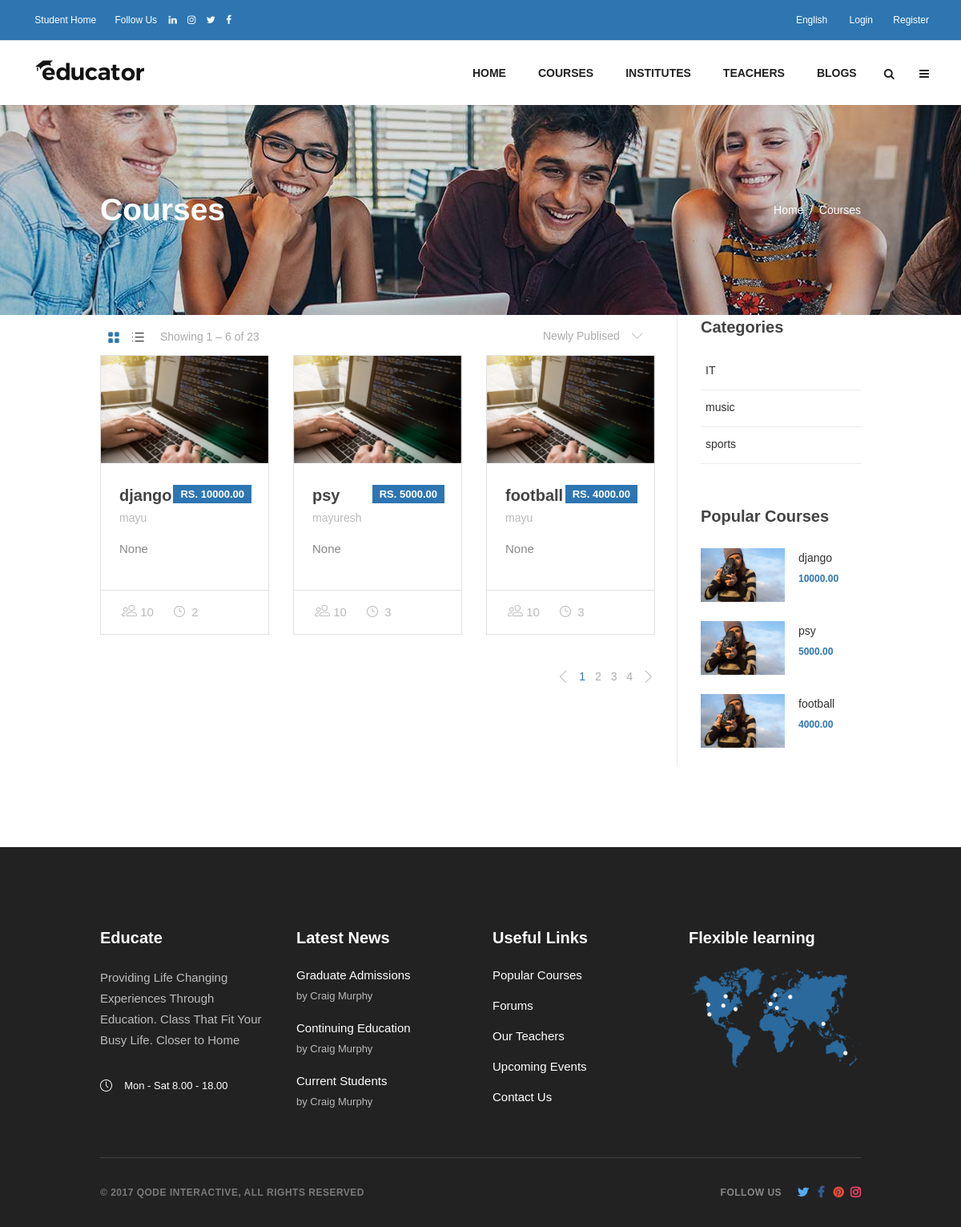
The app's page /courses/, older data.
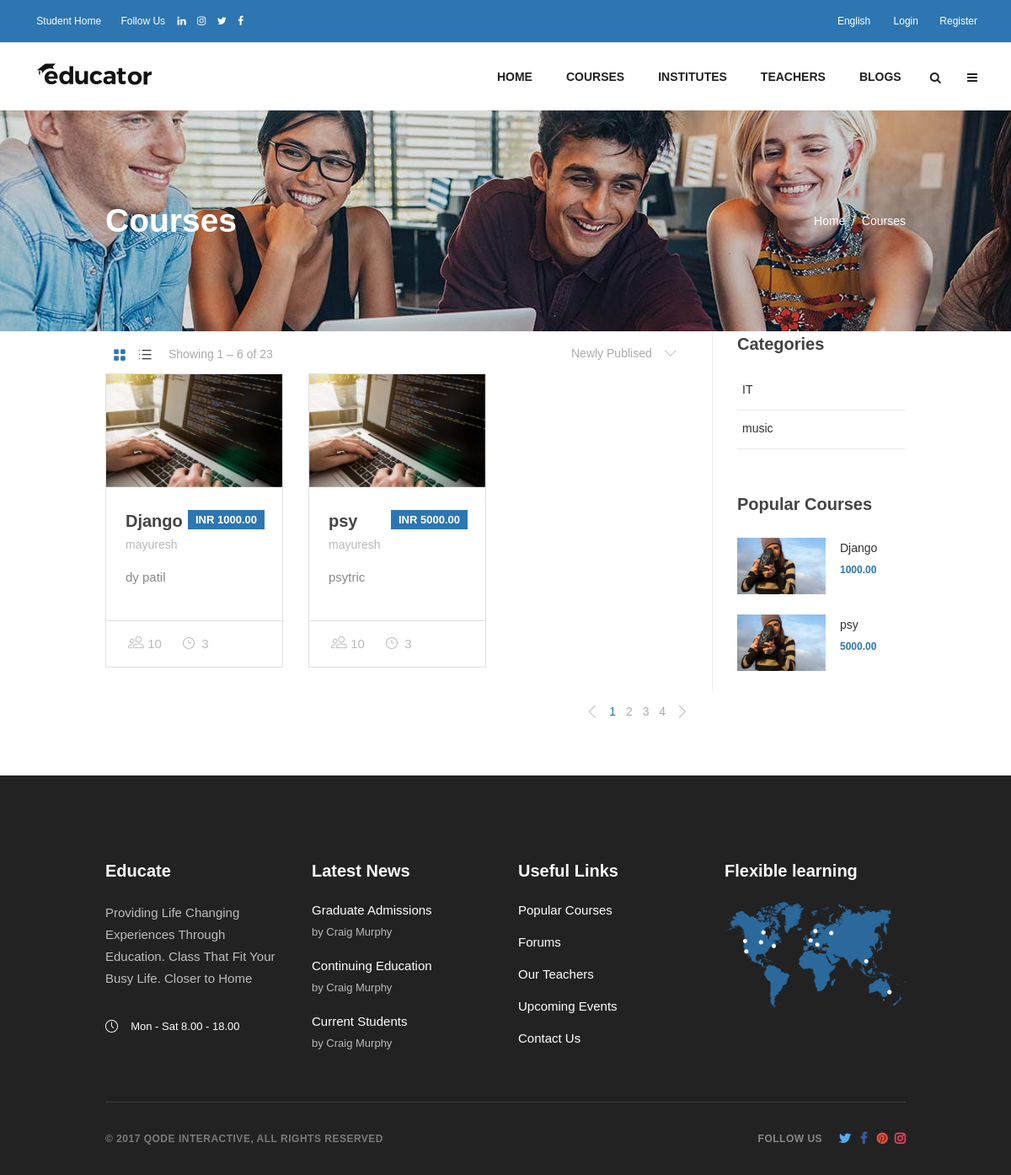
The same page, newer data.
### teaching/models.py (models this page shows, shortened)
class Course(models.Model):
	id = models.AutoField(primary_key=True)
	name = models.CharField(max_length=127)
	institution= models.ForeignKey(Institute, on_delete=models.CASCADE, related_name='institutes')
	main_teacher= models.ForeignKey(Teacher, on_delete=models.CASCADE,related_name="teacher_courses")
	price= models.DecimalField(max_digits=11, decimal_places=2)
	currency= models.ForeignKey(Currency, on_delete=models.CASCADE, related_name="currency_courses")
	category= models.ForeignKey(Category, on_delete=models.CASCADE, related_name="category_courses" , null = True, blank= True)
	is_popular = models.BooleanField(default=False)
	curriculum = models.TextField()
	duration = models.PositiveSmallIntegerField(default=3)
	lectures = models.PositiveSmallIntegerField(default=10)
	quizzes = models.PositiveSmallIntegerField(default=5)
	pass_percentage = models.DecimalField(max_digits=12, decimal_places=2, default=50)
	related = models.ForeignKey("self", on_delete=models.CASCADE, null=True, blank=True, related_name='related_courses')

class Currency(models.Model):
	name = models.CharField(max_length=11)
	def __str__(self):
		return self.name

class Teacher(models.Model):
	institute = models.ForeignKey(Institute,on_delete=models.CASCADE, related_name="institute_teachers")
	contact = models.SmallIntegerField()
	user = models.OneToOneField(User,on_delete=models.CASCADE, related_name="user_teacher")
	about = models.TextField(blank=True,null=True)
	biography = models.TextField(blank=True,null=True)
	experience = models.TextField(blank=True,null=True)
	skills = models.TextField(blank=True,null=True)
	city = models.CharField(max_length=127, blank=True,null=True)
	email = models.EmailField(blank=True,null=True)
	def __str__(self):
		return str(self.user)

class Institute(models.Model):
	name = models.CharField(max_length=127, null=True)
	address = models.CharField(max_length=127)
	contact = models.SmallIntegerField()
	user = models.OneToOneField(User,on_delete=models.CASCADE,related_name='user_institute')
	about = models.TextField(blank=True,null=True)
	def __str__(self):
		return str(self.name)

class Category(models.Model):
	category = models.CharField(max_length=127)

### teaching/views.py (the view)
# urls.py: path('courses/',  CourseView.as_view(), name='courses'),
class CourseView(ListView):
	template_name = 'courses.html'
	model = Course
	context_object_name = "courses"
	def get_context_data(self, **kwargs):
		context = super().get_context_data(**kwargs)
		context['categories'] = Category.objects.all()
		context['popular_courses'] = Course.objects.filter(is_popular=True)
		return context
	def get_queryset(self):
		qs = Course.objects.all()
		request = self.request
		category_id = request.GET.get('category_id', None)
		if category_id:
			qs = qs.filter(category__id = category_id)
		return qs

### template/courses.html (shortened to what this page needs)
{% extends 'base.html' %}
{% load static %}
{% block main %}
<div class="edgt-content">
	<div class="edgt-content-inner">
		<div class="edgt-title-holder edgt-standard-with-breadcrumbs-type edgt-has-bg-image edgt-bg-parallax"
			style="height: 262px; background-image: url(&quot;{% static 'images/coursebanner.jpg' %}&quot;); background-position: center 0px;"
			data-height="262">
			<div class="edgt-title-wrapper" style="height: 262px">
				<div class="edgt-title-inner">
					<div class="edgt-grid">
						<div class="edgt-title-inner-holder">
							<div class="edgt-title-info">
								<h2 class="edgt-page-title entry-title" style="color: #ffffff">Courses
								</h2>
							</div>
							<div class="edgt-breadcrumbs-info">
								<div itemprop="breadcrumb" class="edgt-breadcrumbs edgt-has-inline-style"
									style="color: #ffffff"><a itemprop="url"
										href="https://educator.qodeinteractive.com/">Home</a><span
										class="edgt-delimiter">&nbsp; / &nbsp;</span><span class="edgt-current">Courses
										</span></div>
							</div>
						</div>
					</div>
				</div>
			</div>
		</div>
		<div class="edgt-container edgt-default-page-template">
			<div class="edgt-container-inner clearfix">
				<div class="edgt-grid-row">
					<div class="edgt-page-content-holder edgt-grid-col-9 edgt-content-left">
						<div class="vc_row wpb_row vc_row-fluid vc_custom_1502096336278">
							<div class="wpb_column vc_column_container vc_col-sm-12">
								<div class="vc_column-inner">
									<div class="wpb_wrapper">
										<div class="edgt-course-list-holder edgt-cl-gallery edgt-normal-space edgt-cl-three-columns edgt-cl-standard edgt-cl-pag-standard  edgt-cl-has-filter   "
											data-number-of-columns="3" data-space-between-items="normal"
											data-number-of-items="6" data-enable-image="yes"
											data-image-proportions="full" data-order-by="date" data-order="ASC"
											data-item-layout="standard" data-enable-title="yes" data-title-tag="h4"
											data-enable-instructor="yes" data-enable-price="yes"
											data-enable-excerpt="yes" data-excerpt-length="70"
											data-enable-students="yes" data-enable-category="no"
											data-enable-duration="yes" data-pagination-type="standard" data-filter="yes"
											data-enable-article-animation="no" data-course-slider-on="no"
											data-enable-loop="yes" data-enable-autoplay="yes" data-slider-speed="5000"
											data-slider-speed-animation="600" data-enable-navigation="yes"
											data-enable-pagination="yes" data-widget="no" data-max-num-pages="4"
											data-next-page="2">
											<div class="edgt-cl-filter-holder">
												<div class="edgt-course-layout-filter">
													<span class="edgt-active" data-type="gallery"><i
															class=" icon_grid-2x2" aria-hidden="true"></i></span>
													<span data-type="simple"><i class="icon_ul"
															aria-hidden="true"></i></span>
												</div>
												<div class="edgt-course-items-counter">
													<span class="counter-label">Showing</span>
													<span class="counter-min-value">1</span>
													<span class="counter-dash">–</span>
													<span class="counter-max-value">6</span>
													<span class="counter-label">of</span>
													<span class="counter-total">23</span>
												</div>
												<div class="edgt-course-items-order">
													<span
														class="select2 select2-container select2-container--default"
														dir="ltr" style="width: 160px;"><span class="selection"><span
																class="select2-selection select2-selection--single"
																role="combobox" aria-haspopup="true"
																aria-expanded="false" tabindex="0"
																aria-labelledby="select2-2u3k-container"><span
																	class="select2-selection__rendered"
																	id="select2-2u3k-container"
																	title="Newly Publised">Newly Publised</span><span
																	class="select2-selection__arrow"
																	role="presentation"></span></span></span></span>
												</div>
											</div>
											<div class="edgt-cl-inner  clearfix">
												{% for course in courses %}
												<article
													class="edgt-cl-item post-804 course type-course status-publish has-post-thumbnail hentry course-category-it-software course-tag-digital"
													data-name="development" data-date="1500508800">
													<div class="edgt-cl-item-inner">
														<div class="edgt-cli-image-wrapper">
															<div class="edgt-cli-image">
																<img width="965" height="617"
																	src="{% static 'images/course-img-1.jpg' %}"
																	class="attachment-full size-full wp-post-image"
																	href="{% url 'teaching:coursedetail' pk=course.pk %}"
																	alt="a"
																	sizes="(max-width: 965px) 100vw, 965px">
															</div>
														</div>
														<div class="edgt-cli-text-holder">
															<div class="edgt-cli-text-wrapper">
																<div class="edgt-cli-text">
																	<div class="edgt-cli-top-info">
																		<h4 itemprop="name"
																			class="edgt-cli-title entry-title">
																			<a itemprop="url"
																			href="{% url 'teaching:coursedetail' pk=course.pk %}"
																				target="_self">
																				{{course.name}} </a>
																		</h4>
																		<div class="edgt-ci-price-holder clearfix">
																			<span class="edgt-ci-price-value">
																				{{course.currency}} {{course.price}} </span>
																		</div>
																		<a itemprop="url"
																			href=""
																			target="_self">
																			<span class="edgt-instructor-name">
																				{{course.main_teacher}} </span>
																		</a>
																	</div>
																	<p itemprop="description" class="edgt-cli-excerpt">
																		{{course.institution}} </p>
																	<div class="edgt-cli-bottom-info">
																		<div class="edgt-students-number-holder">
																			<span aria-hidden="true"
																				class="lnr lnr-users edgt-student-icon"></span>
																			<span>
																				{{course.lectures}} </span>
																		</div>
																		<div class="edgt-cli-duration-holder">
																			<span
																				class="edgt-duration-icon icon_clock_alt"></span>
																			<span class="edgt-duration-period"> {{course.duration}}
																				</span>
																		</div>
																	</div>
																</div>
															</div>
														</div> <a itemprop="url"
															class="edgt-cli-link edgt-block-drag-link"
															href="{% url 'teaching:coursedetail' pk=course.id %}"
															target="_self"></a>
													</div>
												</article>
												{% endfor %}
											</div>
											<div class="edgt-cl-standard-pagination">
												<ul>
													<li class="edgt-cl-pag-prev">
														<a href="https://educator.qodeinteractive.com/courses-list-3-columns/#"
															data-paged="1"><span
																class="lnr lnr-chevron-left"></span></a>
													</li>
													<li class="edgt-cl-pag-number edgt-cl-pag-active">
														<a href="https://educator.qodeinteractive.com/courses-list-3-columns/#"
															data-paged="1">1</a>
													</li>
													<li class="edgt-cl-pag-number ">
														<a href="https://educator.qodeinteractive.com/courses-list-3-columns/#"
															data-paged="2">2</a>
													</li>
													<li class="edgt-cl-pag-number ">
														<a href="https://educator.qodeinteractive.com/courses-list-3-columns/#"
															data-paged="3">3</a>
													</li>
													<li class="edgt-cl-pag-number ">
														<a href="https://educator.qodeinteractive.com/courses-list-3-columns/#"
															data-paged="4">4</a>
													</li>
													<li class="edgt-cl-pag-next">
														<a href="https://educator.qodeinteractive.com/courses-list-3-columns/#"
															data-paged="2"><span
																class="lnr lnr-chevron-right"></span></a>
													</li>
												</ul>
											</div>
										</div>
									</div>
								</div>
							</div>
						</div>
					</div>
					<div class="edgt-sidebar-holder edgt-grid-col-3 edgt-sidebar-right">
						<aside class="edgt-sidebar">
							<div class="widget edgt-course-categories-widget">
								<div class="edgt-widget-title-holder">
									<h4 class="edgt-widget-title">Categories</h4>
								</div>
								<ul class="edgt-course-categories-list">
									{% for cat in categories %}
									<li>
										<h6 class="edgt-course-categories-list-title"><a
												href="{% url 'teaching:courses' %}?category_id={{cat.id}}"
												target="_self" itemprop="url">{{cat.category}} </a></h6>
									</li>
									{% endfor %}
								</ul>
							</div>
							<div class="widget edgt-course-list-widget">
								<div class="edgt-widget-title-holder">
									<h4 class="edgt-widget-title">Popular Courses</h4>
								</div>
								<div class="edgt-course-list-holder edgt-cl-gallery edgt-normal-space edgt-cl-one-column edgt-cl-minimal edgt-cl-pag-no-pagination     "
									data-number-of-columns="1" data-space-between-items="normal"
									data-number-of-items="3" data-enable-image="yes" data-image-proportions="medium"
									data-category="art-design" data-order-by="date" data-order="ASC"
									data-item-layout="minimal" data-enable-title="yes" data-title-tag="h6"
									data-enable-instructor="no" data-enable-price="yes" data-enable-excerpt="yes"
									data-excerpt-length="60" data-enable-students="yes" data-enable-category="no"
									data-enable-duration="yes" data-pagination-type="no-pagination" data-filter="no"
									data-enable-article-animation="no" data-course-slider-on="no" data-enable-loop="yes"
									data-enable-autoplay="yes" data-slider-speed="5000"
									data-slider-speed-animation="600" data-enable-navigation="yes"
									data-enable-pagination="yes" data-widget="yes" data-max-num-pages="2"
									data-next-page="2">
									<div class="edgt-cl-inner  clearfix">
										{% for course in popular_courses %}
										<article
											class="edgt-cl-item post-1104 course type-course status-publish has-post-thumbnail hentry course-category-art-design course-tag-creative"
											data-name="photography" data-date="1500595200">
											<div class="edgt-cl-item-inner">
												<div class="edgt-cli-image">
													<img width="300" height="192"
														src="{% static 'images/course-img-2-300x192.jpg' %}"
														href="{% url 'teaching:coursedetail' course.pk %}"
														class="attachment-medium size-medium wp-post-image" alt="a"
														srcset="https://educator.qodeinteractive.com/wp-content/uploads/2017/07/course-img-2-300x192.jpg' %} 300w, https://educator.qodeinteractive.com/wp-content/uploads/2017/07/course-img-2-768x491.jpg' %} 768w, https://educator.qodeinteractive.com/wp-content/uploads/2017/07/course-img-2.jpg' %} 965w"
														sizes="(max-width: 300px) 100vw, 300px">
												</div>
												<div class="edgt-cli-text-holder">
													<div class="edgt-cli-text-wrapper">
														<div class="edgt-cli-text">
															<h6 itemprop="name" class="edgt-cli-title entry-title">
																<a itemprop="url"
																	href="{% url 'teaching:coursedetail' pk=course.id %}"
																	target="_self">
																	{{course.name}} </a>
															</h6>
															<div class="edgt-ci-price-holder clearfix">
																<span class="edgt-ci-price-value">
																	{{course.price}} </span>
															</div>
														</div>
													</div>
												</div>
											</div>
										</article>
										{% endfor %}
									</div>
								</div>
							</div>
						</aside>
					</div>
				</div>
			</div>
		</div>
	</div>
</div>
{% endblock main %}

Row changes from the older to the newer data that the page shows:
removed Course: name "football", currency "RS.", price "4000.00", main_teacher "mayu", institution "None", lectures "10", duration "3"
removed Category: category "sports"
changed Course: name "django" → "Django"; currency "RS." → "INR"; price "10000.00" → "1000.00"; main_teacher "mayu" → "mayuresh"; institution "None" → "dy patil"; duration "2" → "3"
changed Course "psy": currency "RS." → "INR"; institution "None" → "psytric"
